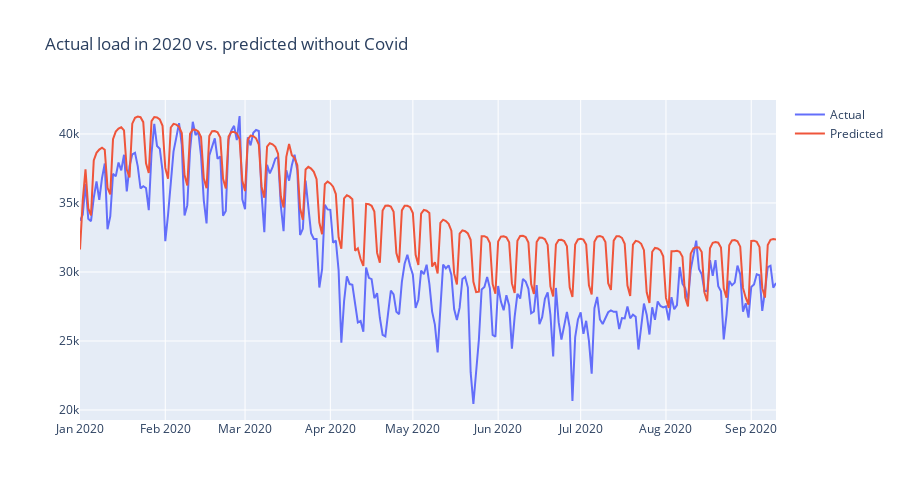

Notebook source saved alongside this figure:
### Code cell
future_2020 = m.make_future_dataframe(periods=clean_load_2020.shape[0], freq='D')
forecast_2020 = m.predict(future_2020)
forecast_2020_short = forecast_2020[-clean_load_2020.shape[0]:]

fig = go.Figure()
fig.add_trace(go.Scatter(x=clean_load_2020['ds'], y=clean_load_2020['y'],
                    mode='lines',
                    name='Actual'))
fig.add_trace(go.Scatter(x=clean_load_2020['ds'], y=forecast_2020_short['yhat'],
                    mode='lines',
                    name='Predicted'))
fig.update_layout(height=500, width=900, title_text="Actual load in 2020 vs. predicted without Covid")
fig.show()

### Figure 1 — Plotly figure (JSON) as saved in the notebook; plotly's stock layout.template omitted (floating-point values rounded to 4 significant figures; data arrays with more than 128 entries replaced by an {"elided": "..."} marker saying what was removed)
{"data": [{"mode": "lines", "name": "Actual", "type": "scatter", "x": {"elided": "254 str values"}, "y": {"elided": "254 float values"}}, {"mode": "lines", "name": "Predicted", "type": "scatter", "x": {"elided": "254 str values"}, "y": {"elided": "254 float values"}}], "layout": {"height": 500, "title": {"text": "Actual load in 2020 vs. predicted without Covid"}, "width": 900}}
